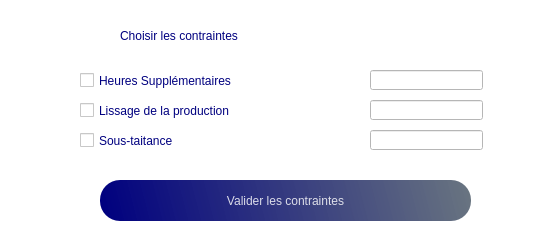
<?xml version="1.0" encoding="UTF-8"?>
<ui version="4.0">
 <class>Form</class>
 <widget class="QWidget" name="Form">
  <property name="geometry">
   <rect>
    <x>0</x>
    <y>0</y>
    <width>559</width>
    <height>230</height>
   </rect>
  </property>
  <property name="windowTitle">
   <string>Form</string>
  </property>
  <widget class="QWidget" name="widget" native="true">
   <property name="geometry">
    <rect>
     <x>0</x>
     <y>0</y>
     <width>601</width>
     <height>231</height>
    </rect>
   </property>
   <property name="styleSheet">
    <string notr="true">background-color: rgb(255, 255, 255);</string>
   </property>
   <widget class="QCheckBox" name="HS">
    <property name="geometry">
     <rect>
      <x>80</x>
      <y>70</y>
      <width>281</width>
      <height>21</height>
     </rect>
    </property>
    <property name="styleSheet">
     <string notr="true">color: rgb(0, 0, 127);

font: italic 20pt &quot;Monotype Corsiva&quot;;</string>
    </property>
    <property name="text">
     <string>Heures Supplémentaires</string>
    </property>
   </widget>
   <widget class="QCheckBox" name="LP">
    <property name="geometry">
     <rect>
      <x>80</x>
      <y>100</y>
      <width>261</width>
      <height>21</height>
     </rect>
    </property>
    <property name="styleSheet">
     <string notr="true">color: rgb(0, 0, 127);

font: italic 20pt &quot;Monotype Corsiva&quot;;</string>
    </property>
    <property name="text">
     <string>Lissage de la production</string>
    </property>
   </widget>
   <widget class="QCheckBox" name="ST">
    <property name="geometry">
     <rect>
      <x>80</x>
      <y>130</y>
      <width>251</width>
      <height>21</height>
     </rect>
    </property>
    <property name="styleSheet">
     <string notr="true">color: rgb(0, 0, 127);

font: italic 20pt &quot;Monotype Corsiva&quot;;</string>
    </property>
    <property name="text">
     <string>Sous-taitance</string>
    </property>
   </widget>
   <widget class="QLineEdit" name="HS_text">
    <property name="geometry">
     <rect>
      <x>370</x>
      <y>70</y>
      <width>113</width>
      <height>20</height>
     </rect>
    </property>
    <property name="styleSheet">
     <string notr="true">font: 14pt &quot;MS Shell Dlg 2&quot;;</string>
    </property>
   </widget>
   <widget class="QLineEdit" name="LP_text">
    <property name="geometry">
     <rect>
      <x>370</x>
      <y>100</y>
      <width>113</width>
      <height>20</height>
     </rect>
    </property>
    <property name="styleSheet">
     <string notr="true">font: 14pt &quot;MS Shell Dlg 2&quot;;</string>
    </property>
   </widget>
   <widget class="QLineEdit" name="ST_text">
    <property name="geometry">
     <rect>
      <x>370</x>
      <y>130</y>
      <width>113</width>
      <height>20</height>
     </rect>
    </property>
    <property name="styleSheet">
     <string notr="true">font: 14pt &quot;MS Shell Dlg 2&quot;;</string>
    </property>
   </widget>
   <widget class="QPushButton" name="GQECbtn_2">
    <property name="geometry">
     <rect>
      <x>100</x>
      <y>180</y>
      <width>371</width>
      <height>41</height>
     </rect>
    </property>
    <property name="toolTip">
     <string>&lt;html&gt;&lt;head/&gt;&lt;body&gt;&lt;p&gt;&lt;br/&gt;&lt;/p&gt;&lt;/body&gt;&lt;/html&gt;</string>
    </property>
    <property name="whatsThis">
     <string>&lt;html&gt;&lt;head/&gt;&lt;body&gt;&lt;p&gt;&lt;br/&gt;&lt;/p&gt;&lt;p&gt;&lt;br/&gt;&lt;/p&gt;&lt;/body&gt;&lt;/html&gt;</string>
    </property>
    <property name="styleSheet">
     <string notr="true">border-radius:20px;
font: 75 22pt &quot;Times New Roman&quot;;
color: rgb(255, 255, 255);
background-color: qlineargradient(spread:pad, x1:0, y1:0.505682, x2:1, y2:0.477, stop:0 rgba(0, 0, 127), stop:1 rgba(85, 98, 112, 226));
color:rgba(255, 255, 255, 210);</string>
    </property>
    <property name="text">
     <string>Valider les contraintes</string>
    </property>
   </widget>
   <widget class="QLabel" name="label">
    <property name="geometry">
     <rect>
      <x>120</x>
      <y>20</y>
      <width>321</width>
      <height>31</height>
     </rect>
    </property>
    <property name="styleSheet">
     <string notr="true">color: rgb(0, 0, 127);
font: 28pt &quot;Playball&quot;;</string>
    </property>
    <property name="text">
     <string>Choisir les contraintes</string>
    </property>
   </widget>
  </widget>
 </widget>
 <resources/>
 <connections/>
</ui>
